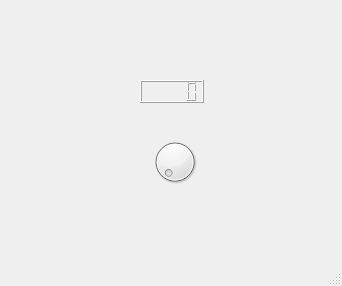
<?xml version="1.0" encoding="UTF-8"?>
<ui version="4.0">
 <class>MainWindow</class>
 <widget class="QMainWindow" name="MainWindow">
  <property name="geometry">
   <rect>
    <x>0</x>
    <y>0</y>
    <width>342</width>
    <height>286</height>
   </rect>
  </property>
  <property name="windowTitle">
   <string>MainWindow</string>
  </property>
  <widget class="QWidget" name="centralwidget">
   <widget class="QLCDNumber" name="lcdNumber">
    <property name="geometry">
     <rect>
      <x>140</x>
      <y>80</y>
      <width>64</width>
      <height>23</height>
     </rect>
    </property>
   </widget>
   <widget class="QDial" name="dial">
    <property name="geometry">
     <rect>
      <x>150</x>
      <y>130</y>
      <width>50</width>
      <height>64</height>
     </rect>
    </property>
   </widget>
  </widget>
  <widget class="QStatusBar" name="statusbar"/>
 </widget>
 <resources/>
 <connections>
  <connection>
   <sender>dial</sender>
   <signal>valueChanged(int)</signal>
   <receiver>lcdNumber</receiver>
   <slot>display(int)</slot>
   <hints>
    <hint type="sourcelabel">
     <x>174</x>
     <y>161</y>
    </hint>
    <hint type="destinationlabel">
     <x>171</x>
     <y>91</y>
    </hint>
   </hints>
  </connection>
 </connections>
</ui>
